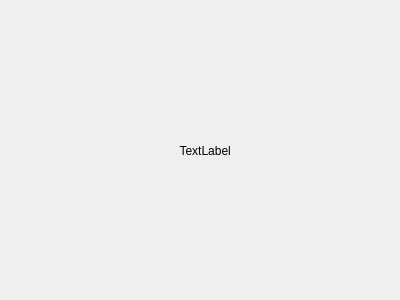
<?xml version="1.0" encoding="UTF-8"?>
<ui version="4.0">
 <class>Form</class>
 <widget class="QWidget" name="Form">
  <property name="geometry">
   <rect>
    <x>0</x>
    <y>0</y>
    <width>400</width>
    <height>300</height>
   </rect>
  </property>
  <property name="windowTitle">
   <string>Form</string>
  </property>
  <widget class="QLabel" name="label">
   <property name="geometry">
    <rect>
     <x>0</x>
     <y>0</y>
     <width>391</width>
     <height>301</height>
    </rect>
   </property>
   <property name="text">
    <string>                                                      TextLabel</string>
   </property>
  </widget>
 </widget>
 <resources/>
 <connections/>
</ui>
